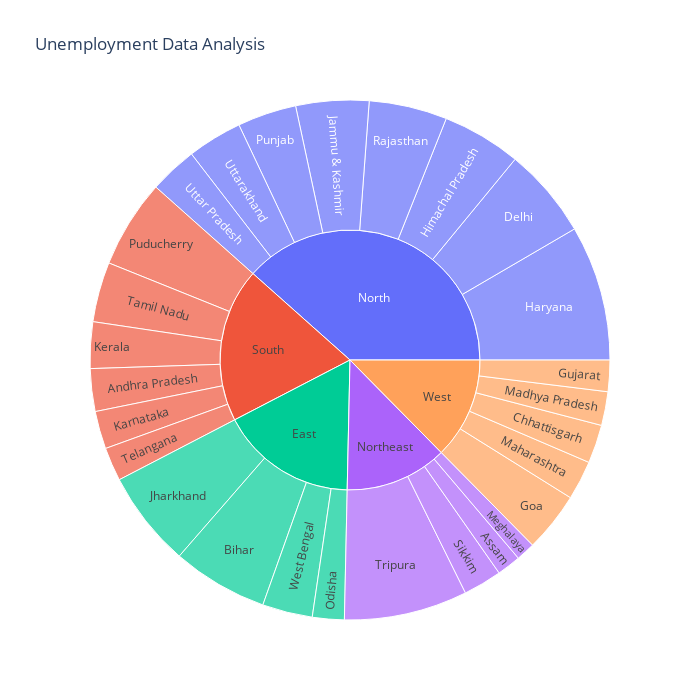

The notebook cell this image was saved under:
### Code cell
#lets create a dashboard for overview
#using sunburst
unemployment=data[["States","Region","Estimated Unemployment Rate"]]
figure=px.sunburst(unemployment,path=["Region","States"],
                   values="Estimated Unemployment Rate",
                   width=700,height=700,color_continuous_scale="RdY1Gn",
                   title="Unemployment Data Analysis")
figure.show()

### Figure 1 — Plotly figure (JSON) as saved in the notebook; plotly's stock layout.template omitted (floating-point values rounded to 4 significant figures)
{"data": [{"branchvalues": "total", "domain": {"x": [0, 1], "y": [0, 1]}, "hovertemplate": "labels=%{label}<br>Estimated Unemployment Rate=%{value}<br>parent=%{parent}<br>id=%{id}<extra></extra>", "ids": ["South/Andhra Pradesh", "Northeast/Assam", "East/Bihar", "West/Chhattisgarh", "North/Delhi", "West/Goa", "West/Gujarat", "North/Haryana", "North/Himachal Pradesh", "North/Jammu & Kashmir", "East/Jharkhand", "South/Karnataka", "South/Kerala", "West/Madhya Pradesh", "West/Maharashtra", "Northeast/Meghalaya", "East/Odisha", "South/Puducherry", "North/Punjab", "North/Rajasthan", "Northeast/Sikkim", "South/Tamil Nadu", "South/Telangana", "Northeast/Tripura", "North/Uttar Pradesh", "North/Uttarakhand", "East/West Bengal", "East", "North", "Northeast", "South", "West"], "labels": ["Andhra Pradesh", "Assam", "Bihar", "Chhattisgarh", "Delhi", "Goa", "Gujarat", "Haryana", "Himachal Pradesh", "Jammu & Kashmir", "Jharkhand", "Karnataka", "Kerala", "Madhya Pradesh", "Maharashtra", "Meghalaya", "Odisha", "Puducherry", "Punjab", "Rajasthan", "Sikkim", "Tamil Nadu", "Telangana", "Tripura", "Uttar Pradesh", "Uttarakhand", "West Bengal", "East", "North", "Northeast", "South", "West"], "name": "", "parents": ["South", "Northeast", "East", "West", "North", "West", "West", "North", "North", "North", "East", "South", "South", "West", "West", "Northeast", "East", "South", "North", "North", "Northeast", "South", "South", "Northeast", "North", "North", "East", "", "", "", "", ""], "type": "sunburst", "values": [86.64, 48.56, 194.7, 78.19, 184.1, 121.7, 63.76, 274.8, 160.7, 148.3, 195.4, 76.68, 94.34, 68.54, 79.79, 38.66, 64.62, 179.4, 119.8, 158.7, 78.34, 121.9, 68.33, 250.6, 97.37, 111.6, 101.9, 556.6, 1255.0, 416.1, 627.3, 411.9]}], "layout": {"height": 700, "legend": {"tracegroupgap": 0}, "title": {"text": "Unemployment Data Analysis"}, "width": 700}}
